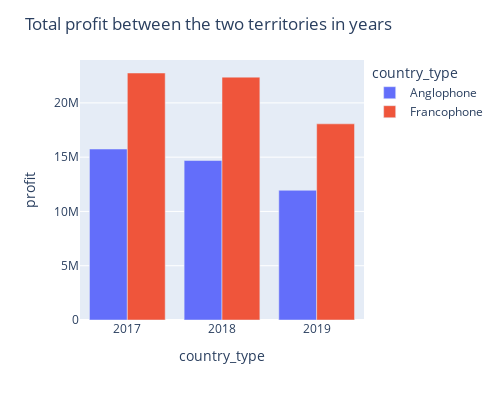

Here is the notebook cell this chart was saved with:
### Code cell
fig = px.bar(data_frame = data2, x='years', 
             y='profit', 
             color= 'country_type', 
             barmode= 'group', width = 400, height = 400)

fig.update_layout(width= 500,
                  xaxis_title="country_type",
                  yaxis_title= "profit",
                  title_text='Total profit between the two territories in years')

fig.show()

### Figure 1 — Plotly figure (JSON) as saved in the notebook; plotly's stock layout.template omitted (floating-point values rounded to 4 significant figures)
{"data": [{"alignmentgroup": "True", "hovertemplate": "country_type=Anglophone<br>years=%{x}<br>profit=%{y}<extra></extra>", "legendgroup": "Anglophone", "marker": {"color": "#636efa"}, "name": "Anglophone", "offsetgroup": "Anglophone", "orientation": "v", "showlegend": true, "textposition": "auto", "type": "bar", "x": [2017, 2018, 2019], "xaxis": "x", "y": [15749550, 14690320, 11949390], "yaxis": "y"}, {"alignmentgroup": "True", "hovertemplate": "country_type=Francophone<br>years=%{x}<br>profit=%{y}<extra></extra>", "legendgroup": "Francophone", "marker": {"color": "#EF553B"}, "name": "Francophone", "offsetgroup": "Francophone", "orientation": "v", "showlegend": true, "textposition": "auto", "type": "bar", "x": [2017, 2018, 2019], "xaxis": "x", "y": [22753770, 22373530, 18070860], "yaxis": "y"}], "layout": {"barmode": "group", "height": 400, "legend": {"title": {"text": "country_type"}, "tracegroupgap": 0}, "margin": {"t": 60}, "title": {"text": "Total profit between the two territories in years"}, "width": 500, "xaxis": {"anchor": "y", "domain": [0, 1], "title": {"text": "country_type"}}, "yaxis": {"anchor": "x", "domain": [0, 1], "title": {"text": "profit"}}}}
